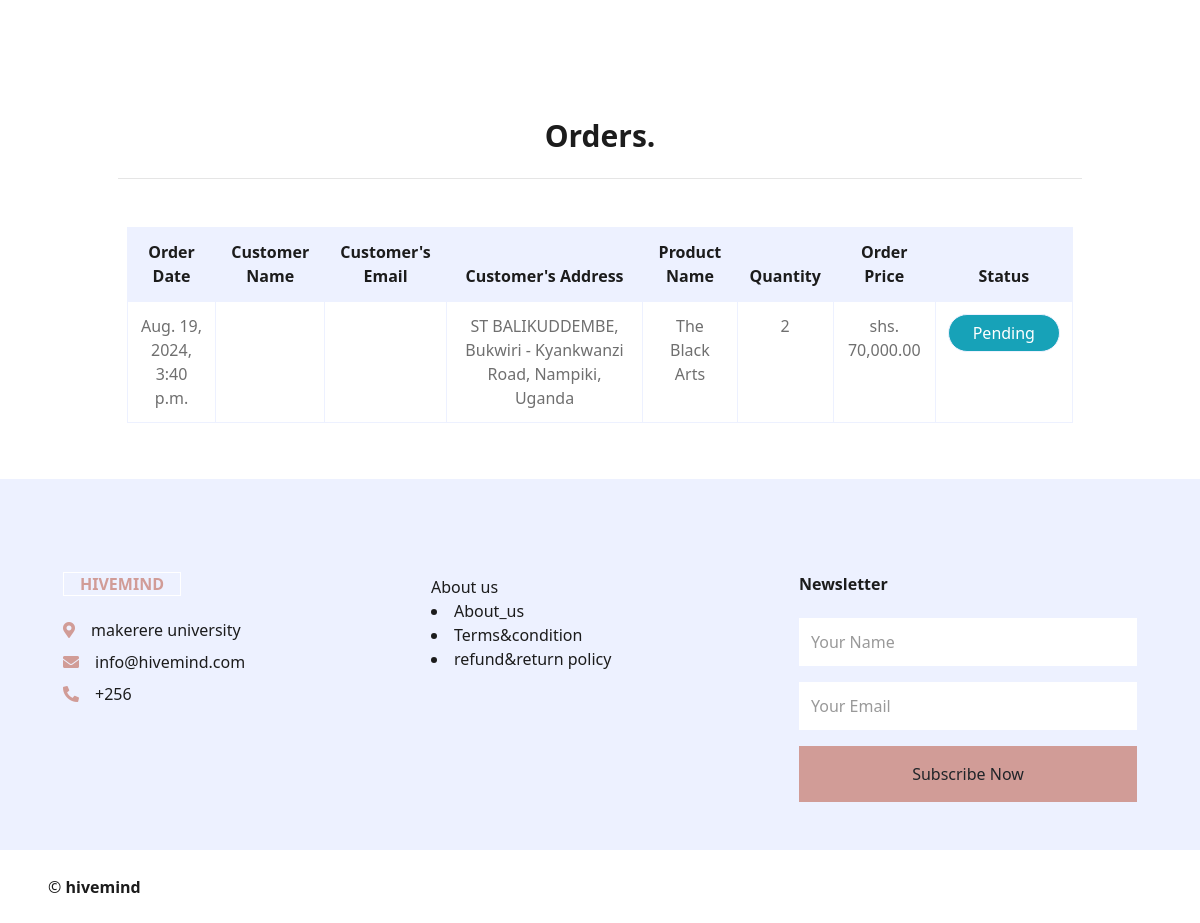
Page /business/ordered/ (signed in, lower part) on the earlier database version.
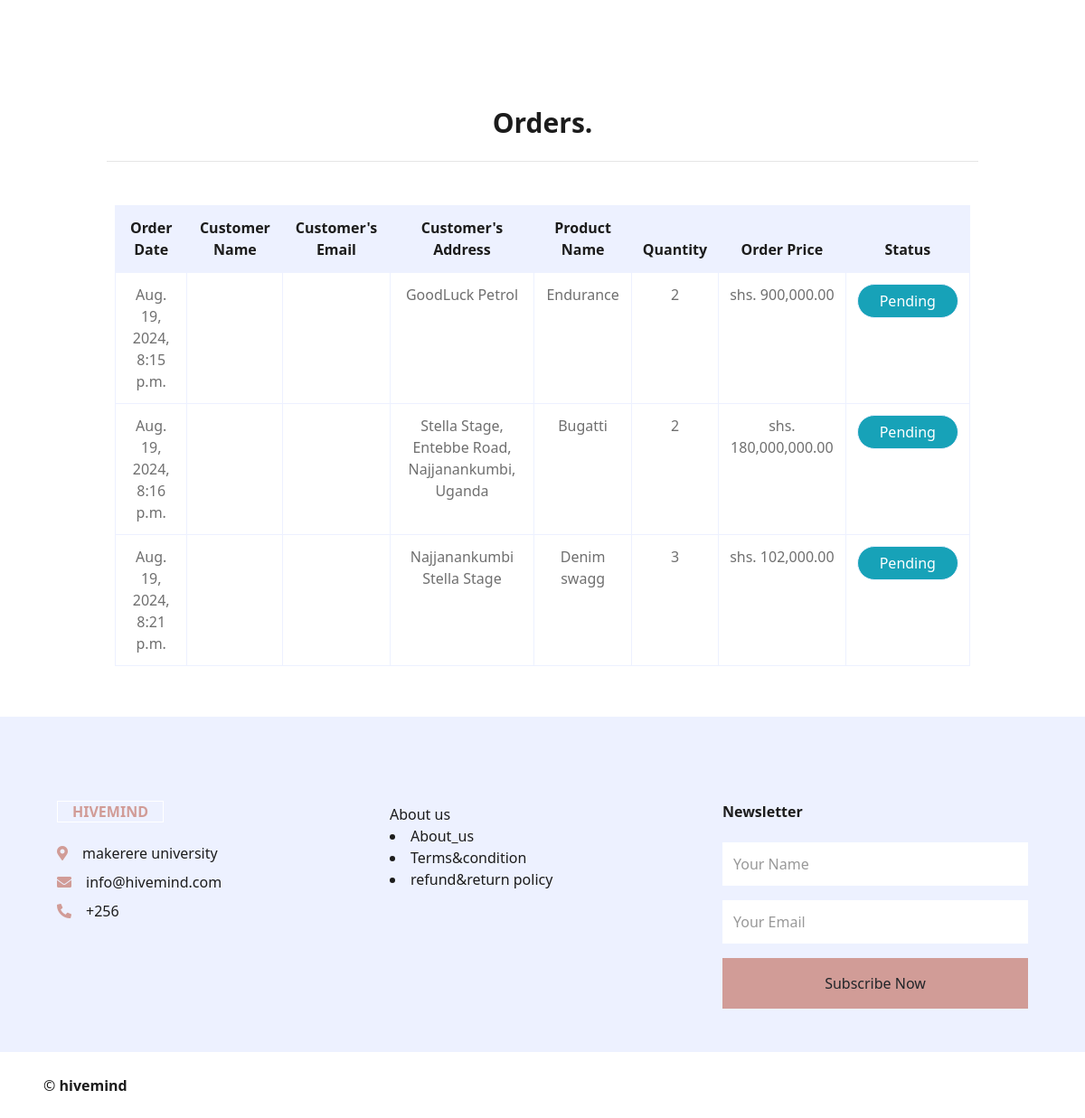
Same page on the later database version.
### orders/models.py (models this page shows, shortened)
class OrderItem(models.Model):
    order = models.ForeignKey(Order,related_name='orders',on_delete=models.CASCADE)
    product = models.ForeignKey(Type,related_name='items',on_delete=models.CASCADE)
    price = models.DecimalField(max_digits=10,decimal_places=2)
    quantity = models.PositiveIntegerField(default=1)
    def get_cost(self):
        return self.price * self.quantity

class Order(models.Model):
    user = models.ForeignKey(User, related_name='orders', on_delete=models.CASCADE, null=True)
    address = models.CharField(max_length=250)
    phone_number = models.CharField(max_length=20)
    created = models.DateTimeField(auto_now_add=True)
    updated = models.DateTimeField(auto_now=True)
    paid = models.BooleanField(default=False)
    class Meta:
        ordering = ['-created']
        indexes = [
             models.Index(fields=['-created']),
             ]

### jumia/models.py (models this page shows, shortened)
class Type(models.Model):
    category = models.ForeignKey(Categories, related_name='type',on_delete=models.CASCADE, blank=True, null=True)
    name = models.CharField(max_length = 250)
    description = models.TextField(blank=True, null=True)
    price = models.DecimalField(max_digits = 30, decimal_places=2)
    image = models.ImageField(upload_to='uploads/', null=True)
    is_available = models.BooleanField(default=True)
    product_by = models.ForeignKey(User,on_delete=models.CASCADE, blank=True, null=True)
    created_at = models.DateTimeField(auto_now_add=True)

### business/views.py (the view)
# urls.py: path('ordered/',ordered, name= 'ordered'),
@login_required
@business_required
def ordered(request):
    ordered_product = OrderItem.objects.all()
    return render(request, 'bus/ordered.html', {'ordered_product':ordered_product})

### cart/cart.py (called while the page is built)
    def __len__(self):
        return sum(item['quantity'] for item in self.cart.values())

### cart/context_processors.py (called while the page is built)
def cart(request):
    return {'cart': Cart(request)}

def cart_count(request):
    cart = Cart(request)
    return {'cart_count': len(cart)}

### jumia/context_processors.py (called while the page is built)
def categories(request):
    cat = Categories.objects.all()
    return {'cat': cat}

### business/templates/bus/ordered.html (shortened to what this page needs)
{% extends 'bus/board.html' %}
{% load humanize %}
{% block content %}
<div class="container-fluid pt-5">
  <h1 class="text-center py-4 text-3xl font-bold">Orders.</h1>
  <hr>
  <br>
  <br>
  <div class="row px-xl-4 pb-2">
      <table class="table table-bordered text-center mb-0">
        <thead class="bg-secondary text-dark">
            <tr>
                <th>Order Date</th>
                <th>Customer Name</th>
                <th>Customer's Email</th>
                <th>Customer's Address</th>
                <th>Product Name</th>
                <th>Quantity</th>
                <th>Order Price</th>
                <th>Status</th>
            </tr>
        </thead>
        <tbody class="align-middle">
          {% for item in ordered_product %}
              {% if request.user == item.product.product_by %}
                <tr>
                  <td>{{item.order.created}}</td>
                  <td>{{item.order.first_name}} {{item.order.last_name}}</td>
                  <td>{{item.order.email}}</td>
                  <td>{{item.order.address}}</td>
                  <td>{{item.product.name}}</td>
                  <td>{{item.quantity}}</td>
                  <td>shs. {{item.get_cost|intcomma}}</td>
                  <td><a href="">
                    <button class="rounded-full btn btn-info px-4 border border-red-900 text-bold">Pending</button>
                  </a></td>
                </tr>
              {% endif %}
          {% endfor %}
        </tbody>
      </table>
  </div>
</div>
{% endblock %}

Differences in the rows shown:
removed OrderItem: order.created "Aug. 19, 2024, 3:40 p.m.", order.address "ST BALIKUDDEMBE, Bukwiri - Kyankwanzi Road, Nampiki, Uganda", product.name "The Black Arts", quantity "2", get_cost "70,000.00"
added OrderItem: order.created "Aug. 19, 2024, 8:15 p.m.", order.address "GoodLuck Petrol", product.name "Endurance", quantity "2", get_cost "900,000.00"
added OrderItem: order.created "Aug. 19, 2024, 8:16 p.m.", order.address "Stella Stage, Entebbe Road, Najjanankumbi, Uganda", product.name "Bugatti", quantity "2", get_cost "180,000,000.00"
added OrderItem: order.created "Aug. 19, 2024, 8:21 p.m.", order.address "Najjanankumbi Stella Stage", product.name "Denim swagg", quantity "3", get_cost "102,000.00"
